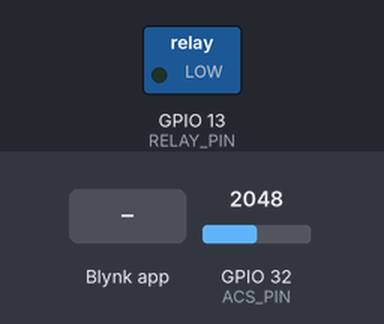
A sketch run on a simulated ESP32. Shown: switched loads named in the sketch (green lamp = pin HIGH). Inputs (shaded band) come from the test bench; at power-on: GPIO 32 (ACS_PIN) = 2048. WiFi joins after 1.5 s; servers stay silent unless stated; the local clock reads 2024-03-15 10:24:30 at power-on unless the sketch sets it; what the sketch prints to the serial monitor is not drawn.

Above: at 4.5 s.
4.6 s: Blynk app writes 1 to V0
At 5.6 s:
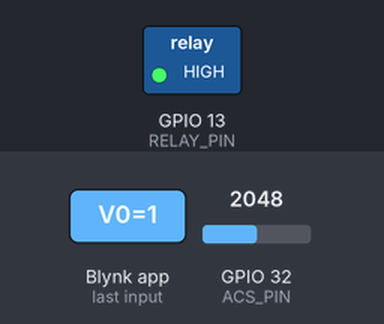
6.4 s: Blynk app writes 0 to V0
At 7.8 s:
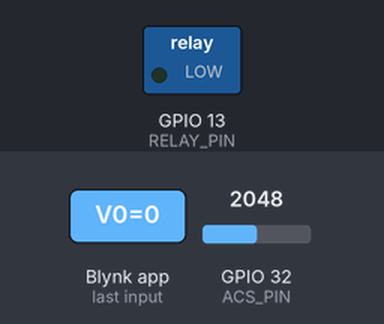
8.1 s: Blynk app writes 1 to V4
At 9.3 s:
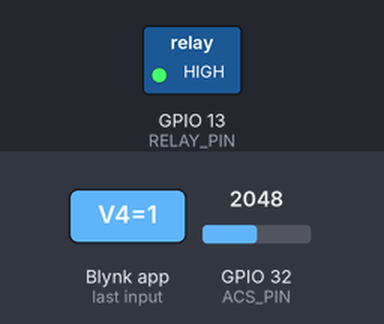
Timing chart, 0 to 11.1 s (numbered marks = the images above; inputs shaded):
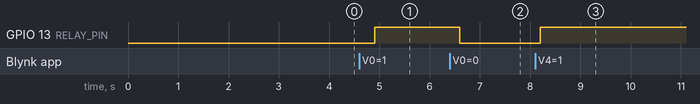

The sketch:

ProyekCapstoneVER-1.ino
```cpp
#define BLYNK_TEMPLATE_ID "TMPL68lInmjBA"
#define BLYNK_TEMPLATE_NAME "Smart Energy Project"
#define BLYNK_AUTH_TOKEN "o95gqyqpZKCiu_K0AnF_vO2uMp-qdjtG"

#define BLYNK_PRINT Serial

#include <WiFi.h>
#include <WiFiClient.h>
#include <BlynkSimpleEsp32.h>
#include <time.h>

// ===== WiFi =====
char ssid[] = "29";
char pass[] = "11111111";

// ===== Relay dan Sensor =====
#define RELAY_PIN 13
#define ACS_PIN 32

// Sensitivitas ACS712 5A
float sensitivity = 0.185;  // Volt per Ampere

// ===== Variabel Timer =====
int startHour = -1, startMinute = -1;
int stopHour  = -1, stopMinute = -1;


// ==================== NTP (WIB) ======================
void initTime() {
  configTime(7 * 3600, 0, "pool.ntp.org", "time.google.com");
  delay(1500);
}


// ==================== GET LOCAL TIME ======================
void getLocal(int &h, int &m) {
  time_t now = time(nullptr);
  struct tm* t = localtime(&now);
  h = t->tm_hour;
  m = t->tm_min;
}


// ==================== BACA SENSOR ACS712 ===================
float readCurrentAC() {
  int sampleCount = 400;
  float sumSq = 0;

  for (int i = 0; i < sampleCount; i++) {
    int adc = analogRead(ACS_PIN);
    float voltage = adc * (3.3 / 4095.0);
    float offset = 3.3 / 2;
    float diff = voltage - offset;
    sumSq += diff * diff;
  }

  float Vrms = sqrt(sumSq / sampleCount);
  float current = Vrms / sensitivity;

  if (current < 0.03) current = 0; // Kurangi noise

  return current;
}


// ==================== MANUAL RELAY V0 ======================
BLYNK_WRITE(V0) {
  int v = param.asInt();

  if (v == 1) {
    digitalWrite(RELAY_PIN, HIGH);
    Serial.println("Relay ON (manual)");
  } else {
    digitalWrite(RELAY_PIN, LOW);
    Serial.println("Relay OFF (manual)");
  }
}


// ==================== TIME INPUT V4 ========================
BLYNK_WRITE(V4) {
  int startSec = param[0].asInt();
  int stopSec  = param[1].asInt();

  startHour   = startSec / 3600;
  startMinute = (startSec % 3600) / 60;
  stopHour    = stopSec / 3600;
  stopMinute  = (stopSec % 3600) / 60;

  Serial.printf("Timer Set → Start %02d:%02d Stop %02d:%02d\n",
                startHour, startMinute, stopHour, stopMinute);
}


// ==================== AUTO TIMER LOGIC ======================
void checkTimerLogic() {
  if (startHour < 0 || stopHour < 0) return;

  int h, m;
  getLocal(h, m);

  bool relayState = digitalRead(RELAY_PIN);

  // Normal time range
  if ((startHour < stopHour) ||
      (startHour == stopHour && startMinute < stopMinute)) {

    if ((h > startHour || (h == startHour && m >= startMinute)) &&
        (h < stopHour || (h == stopHour && m < stopMinute))) {
      relayState = HIGH;
    } else {
      relayState = LOW;
    }
  }
  // Crossing midnight
  else {
    if ((h > startHour || (h == startHour && m >= startMinute)) ||
        (h < stopHour || (h == stopHour && m < stopMinute))) {
      relayState = HIGH;
    } else {
      relayState = LOW;
    }
  }

  digitalWrite(RELAY_PIN, relayState);
}


// ====================== SETUP ==============================
void setup() {
  Serial.begin(115200);

  pinMode(RELAY_PIN, OUTPUT);
  digitalWrite(RELAY_PIN, LOW);

  Blynk.begin(BLYNK_AUTH_TOKEN, ssid, pass);

  initTime();

  Serial.println("System Ready...\n");
}


// ====================== LOOP ===============================
void loop() {
  Blynk.run();

  float current = 0;
  float voltage = 0;
  float power   = 0;

  int relayState = digitalRead(RELAY_PIN);

  if (relayState == HIGH) {
    // Relay ON → baca sensor realtime
    current = readCurrentAC();
    voltage = 220.0;
    power   = current * voltage;
  }
  else {
    // Relay OFF → tampil 0 semua
    current = 0;
    voltage = 0;
    power = 0;
  }

  // Tampilkan ke serial
  Serial.printf("Relay: %d | Current: %.3f A | Power: %.1f W\n",
                relayState, current, power);

  // Kirim data ke Blynk
  Blynk.virtualWrite(V1, current);   // Ampere
  Blynk.virtualWrite(V2, voltage);   // Volt
  Blynk.virtualWrite(V3, power);     // Watt

  checkTimerLogic();

  delay(800);
}
```

Measured:
- after the input at 4.6 s, GPIO 13 (RELAY_PIN): LOW → HIGH after 0.31 s
- after the input at 6.4 s, GPIO 13 (RELAY_PIN): HIGH → LOW after 0.20 s
- after the input at 8.1 s, GPIO 13 (RELAY_PIN): LOW → HIGH after 0.10 s
